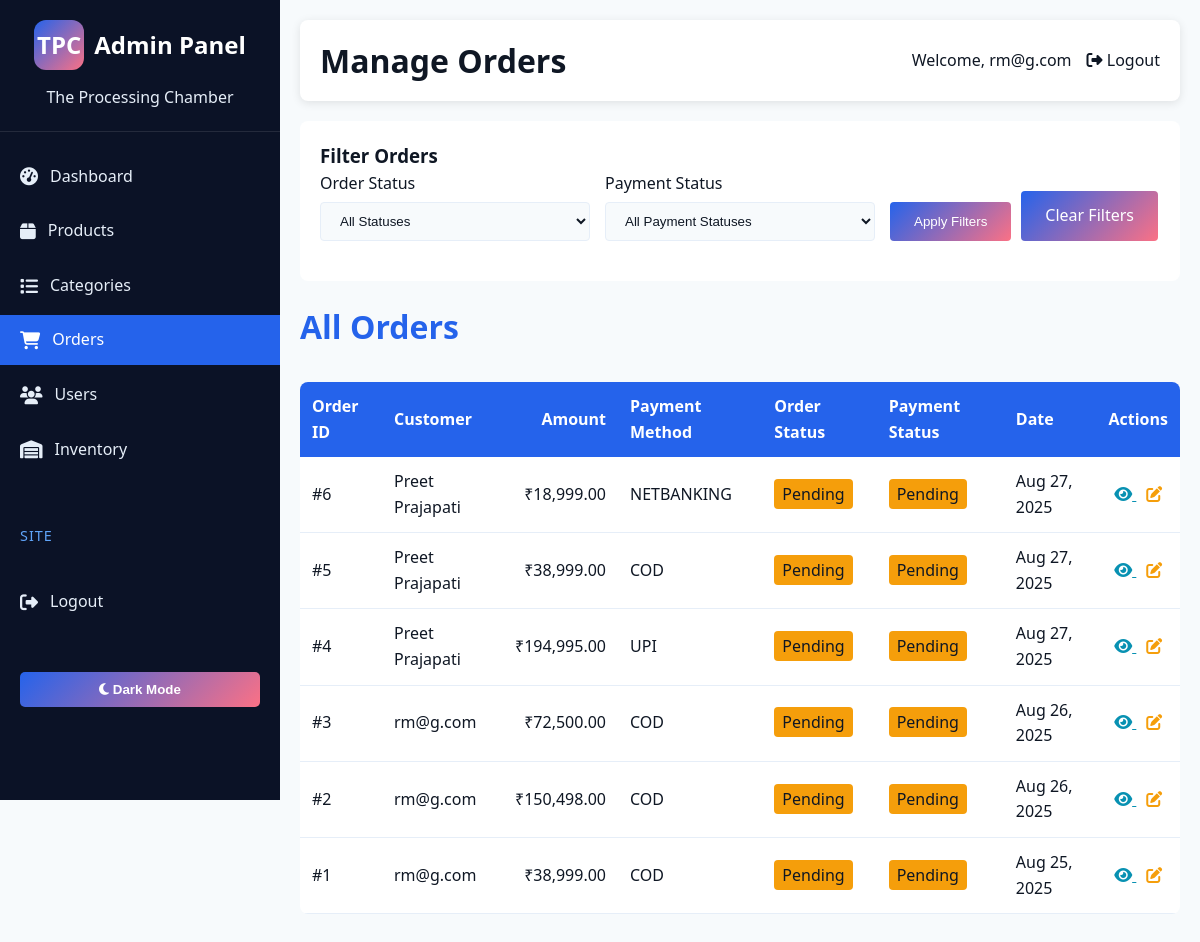
/admin/orders.php (signed in), run on the app's committed database.
### tables this page shows
CREATE TABLE `orders` (
  `id` int(11) NOT NULL,
  `user_id` int(11) DEFAULT NULL,
  `total` decimal(10,2) NOT NULL,
  `status` enum('pending','processing','shipped','delivered','cancelled') DEFAULT 'pending',
  `payment_method` enum('cod','card','upi','netbanking') DEFAULT NULL,
  `payment_status` enum('pending','completed','failed') DEFAULT 'pending',
  `shipping_address` text DEFAULT NULL,
  `created_at` timestamp NOT NULL DEFAULT current_timestamp(),
  `updated_at` timestamp NOT NULL DEFAULT current_timestamp() ON UPDATE current_timestamp()
);

CREATE TABLE `users` (
  `id` int(11) NOT NULL,
  `name` varchar(100) NOT NULL,
  `email` varchar(100) NOT NULL,
  `password` varchar(255) NOT NULL,
  `role` enum('customer','admin') DEFAULT 'customer',
  `remember_token` varchar(255) DEFAULT NULL,
  `reset_token` varchar(255) DEFAULT NULL,
  `reset_expiry` datetime DEFAULT NULL,
  `created_at` timestamp NOT NULL DEFAULT current_timestamp(),
  `updated_at` timestamp NOT NULL DEFAULT current_timestamp() ON UPDATE current_timestamp()
);

### admin/orders.php (the view, shortened to what this page needs)
<?php
require_once __DIR__ . '/../includes/auth.php';
$query = "SELECT o.*, u.name as customer_name FROM orders o JOIN users u ON o.user_id = u.id WHERE 1=1";
$params = [];
$query .= " ORDER BY o.created_at DESC";
$stmt = $pdo->prepare($query);
$stmt->execute($params);
$orders = $stmt->fetchAll(PDO::FETCH_ASSOC);
?>
<!DOCTYPE html>
<html lang="en">
<head>
    <link rel="stylesheet" href="../assets/css/style.css">
    <link rel="stylesheet" href="https://cdnjs.cloudflare.com/ajax/libs/font-awesome/6.4.0/css/all.min.css">
</head>
<body>
    <aside class="sidebar">
        <div class="logo-container">
            <div class="logo">
                <div class="logo-icon">TPC</div>
                <h1>Admin Panel</h1>
            </div>
            <p>The Processing Chamber</p>
        </div>
        <ul class="nav-menu">
            <li><a href="index.php"><i class="fas fa-tachometer-alt"></i> Dashboard</a></li>
            <li><a href="products.php"><i class="fas fa-box"></i> Products</a></li>
            <li><a href="categories.php"><i class="fas fa-list"></i> Categories</a></li>
            <li><a href="orders.php" class="active"><i class="fas fa-shopping-cart"></i> Orders</a></li>
            <li><a href="users.php"><i class="fas fa-users"></i> Users</a></li>
            <li><a href="inventory.php"><i class="fas fa-warehouse"></i> Inventory</a></li>
        </ul>
        <div class="nav-category">Site</div>
        <ul class="nav-menu">
            <li><a href="../logout.php"><i class="fas fa-sign-out-alt"></i> Logout</a></li>
        </ul>
                <button class="theme-toggle" id="themeToggle">
        </button>
    </aside>
    <main class="main-content">
        <div class="header">
            <h1>Manage Orders</h1>
            <div class="user-actions">
                <span>Welcome, <?php echo $_SESSION['user_name']; ?></span>
                <a href="../logout.php"><i class="fas fa-sign-out-alt"></i> Logout</a>
            </div>
        </div>
        <div class="filters" style="background-color: var(--card-bg); padding: 20px; border-radius: 8px; margin-bottom: 20px;">
            <h3>Filter Orders</h3>
            <form method="GET" action="">
                <div style="display: grid; grid-template-columns: 1fr 1fr 1fr; gap: 15px;">
                    <div class="form-group">
                        <label for="status">Order Status</label>
                        <select id="status" name="status">
                            <option value="">All Statuses</option>
                        </select>
                    </div>
                    <div class="form-group">
                        <label for="payment_status">Payment Status</label>
                        <select id="payment_status" name="payment_status">
                            <option value="">All Payment Statuses</option>
                        </select>
                    </div>
                    <div class="form-group" style="display: flex; align-items: flex-end;">
                        <button type="submit" class="btn" style="margin-right: 10px;">Apply Filters</button>
                        <a href="orders.php" class="btn" style="background-color: var(--danger);">Clear Filters</a>
                    </div>
                </div>
            </form>
        </div>
        <h2 class="section-title">All Orders</h2>
        <table style="width: 100%; border-collapse: collapse; background-color: var(--card-bg); border-radius: 8px; overflow: hidden; margin-bottom: 30px;">
            <thead>
                <tr style="background-color: var(--primary); color: white;">
                    <th style="padding: 12px; text-align: left;">Order ID</th>
                    <th style="padding: 12px; text-align: left;">Customer</th>
                    <th style="padding: 12px; text-align: right;">Amount</th>
                    <th style="padding: 12px; text-align: left;">Payment Method</th>
                    <th style="padding: 12px; text-align: left;">Order Status</th>
                    <th style="padding: 12px; text-align: left;">Payment Status</th>
                    <th style="padding: 12px; text-align: left;">Date</th>
                    <th style="padding: 12px; text-align: center;">Actions</th>
                </tr>
            </thead>
            <tbody>
                <?php if (count($orders) > 0): ?>
                    <?php foreach ($orders as $order): ?>
                    <tr style="border-bottom: 1px solid var(--border-color);">
                        <td style="padding: 12px;">#<?php echo $order['id']; ?></td>
                        <td style="padding: 12px;"><?php echo htmlspecialchars($order['customer_name']); ?></td>
                        <td style="padding: 12px; text-align: right;">₹<?php echo number_format($order['total'], 2); ?></td>
                        <td style="padding: 12px;"><?php echo strtoupper($order['payment_method']); ?></td>
                        <td style="padding: 12px;">
                            <span style="padding: 4px 8px; border-radius: 4px; background-color:
                                <?php
                                switch($order['status']) {
                                    case 'pending': echo 'var(--warning);'; break;
                                }
                                ?>
                            "><?php echo ucfirst($order['status']); ?></span>
                        </td>
                        <td style="padding: 12px;">
                            <span style="padding: 4px 8px; border-radius: 4px; background-color:
                                <?php
                                switch($order['payment_status']) {
                                    case 'pending': echo 'var(--warning);'; break;
                                }
                                ?>
                            "><?php echo ucfirst($order['payment_status']); ?></span>
                        </td>
                        <td style="padding: 12px;"><?php echo date('M j, Y', strtotime($order['created_at'])); ?></td>
                        <td style="padding: 12px; text-align: center;">
                            <a href="order-details.php?id=<?php echo $order['id']; ?>" style="color: var(--info); margin-right: 10px;">
                                <i class="fas fa-eye"></i>
                            </a>
                            <a href="orders.php?action=edit&id=<?php echo $order['id']; ?>" style="color: var(--warning);">
                                <i class="fas fa-edit"></i>
                            </a>
                        </td>
                    </tr>
                    <?php endforeach; ?>
                <?php else: ?>
                    <tr>
                        <td colspan="8" style="padding: 20px; text-align: center;">No orders found</td>
                    </tr>
                <?php endif; ?>
            </tbody>
        </table>
    </main>
</body>
</html>

### assets/css/style.css (style rules this page uses)
:root { --primary: #2563eb; --secondary: #60a5fa; --accent: #fb7185; --success: #16a34a; --warning: #f59e0b; --danger: #ef4444; --info: #0891b2; --light: #fafafa; --dark: #0f1724; --gray: #6b7280; --body-bg: #f7fafc; --body-text: #0f1724; --card-bg: #ffffff; --card-text: #0f1724; --header-bg: #ffffff; --footer-bg: #0b1226; --border-color: #e6eef8; --nav-width: 280px; --nav-bg: #0b1226; --nav-text: #e6eef8; --nav-hover: #1e40af; }
* { margin: 0; padding: 0; box-sizing: border-box; transition: background-color 0.3s, color 0.3s; }
body { font-family: 'Segoe UI', Tahoma, Geneva, Verdana, sans-serif; background-color: var(--body-bg); color: var(--body-text); line-height: 1.6; display: flex; flex-direction: column; min-height: 100vh; }
.sidebar { width: var(--nav-width); background-color: var(--nav-bg); color: var(--nav-text); position: fixed; height: 100vh; overflow-y: auto; transition: transform 0.3s ease; z-index: 1000; }
.logo-container { padding: 20px; text-align: center; border-bottom: 1px solid rgba(255, 255, 255, 0.1); }
.logo { display: flex; align-items: center; justify-content: center; margin-bottom: 15px; }
.logo-icon { width: 50px; height: 50px; background: linear-gradient(135deg, var(--primary), var(--accent)); border-radius: 12px; display: flex; align-items: center; justify-content: center; color: white; font-weight: bold; font-size: 24px; margin-right: 10px; }
* { scrollbar-width: thin; scrollbar-color: var(--primary) rgba(0,0,0,0.05); }
.logo h1 { font-size: 1.5rem; font-weight: 700; color: white; }
.nav-menu { list-style: none; padding: 20px 0; }
.nav-menu li { margin-bottom: 5px; }
.nav-menu li a { color: var(--nav-text); text-decoration: none; display: flex; align-items: center; padding: 12px 20px; font-weight: 500; transition: all 0.2s; }
.nav-menu li a i { margin-right: 10px; font-size: 18px; }
.nav-menu li a.active { background-color: var(--primary); color: white; }
.nav-category { padding: 10px 20px; font-size: 0.9rem; text-transform: uppercase; letter-spacing: 1px; color: var(--secondary); margin-top: 15px; }
.nav-menu li a { padding: 12px 20px; }
.nav-menu li a i { margin-right: 12px; }
.theme-toggle { display: block; width: calc(100% - 40px); margin: 20px; padding: 10px; background: linear-gradient(135deg, var(--primary), var(--accent)); color: white; border: none; border-radius: 5px; cursor: pointer; font-weight: 600; text-align: center; }
.main-content { flex: 1; margin-left: var(--nav-width); padding: 20px; }
.header { display: flex; justify-content: space-between; align-items: center; padding: 15px 20px; background-color: var(--header-bg); border-radius: 8px; margin-bottom: 20px; box-shadow: 0 2px 10px rgba(0, 0, 0, 0.1); }
.user-actions { display: flex; align-items: center; gap: 15px; }
.user-actions a { color: var(--body-text); text-decoration: none; font-weight: 500; }
.btn { display: inline-block; padding: 12px 24px; background: linear-gradient(135deg, var(--primary), var(--accent)); color: white; border: none; border-radius: 4px; font-weight: 500; cursor: pointer; text-decoration: none; transition: all 0.2s; }
.section-title { margin-bottom: 30px; font-size: 2rem; color: var(--primary); display: flex; align-items: center; justify-content: space-between; }
.form-group { margin-bottom: 20px; }
.form-group label { display: block; margin-bottom: 5px; font-weight: 500; }
.form-group input, .form-group select, .form-group textarea { width: 100%; padding: 10px 15px; border: 1px solid var(--border-color); border-radius: 4px; background-color: var(--body-bg); color: var(--body-text); }

### data on the page
orders: id "6", user.name "Preet Prajapati", total "18,999.00", payment_method "NETBANKING", status "Pending", payment_status "Pending", created_at "Aug 27, 2025"
orders: id "5", user.name "Preet Prajapati", total "38,999.00", payment_method "COD", status "Pending", payment_status "Pending", created_at "Aug 27, 2025"
orders: id "4", user.name "Preet Prajapati", total "194,995.00", payment_method "UPI", status "Pending", payment_status "Pending", created_at "Aug 27, 2025"
orders: id "3", user.name "rm@g.com", total "72,500.00", payment_method "COD", status "Pending", payment_status "Pending", created_at "Aug 26, 2025"
orders: id "2", user.name "rm@g.com", total "150,498.00", payment_method "COD", status "Pending", payment_status "Pending", created_at "Aug 26, 2025"
orders: id "1", user.name "rm@g.com", total "38,999.00", payment_method "COD", status "Pending", payment_status "Pending", created_at "Aug 25, 2025"

### other printed values
$_SESSION['user_name'] "rm@g.com"
